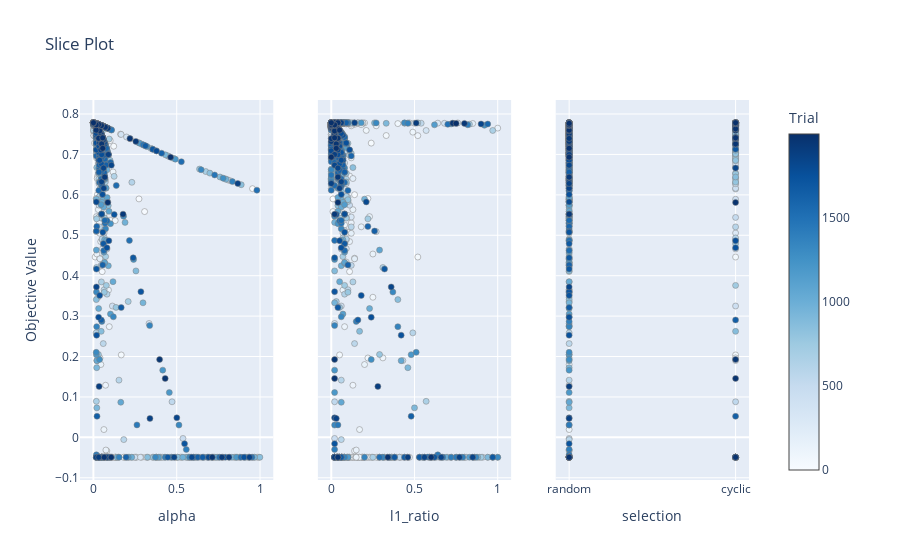

Notebook code cell kept with this figure:
### Code cell
optuna.visualization.plot_slice(study_en)

### Figure 1 — Plotly figure (JSON) as saved in the notebook; plotly's stock layout.template omitted (floating-point values rounded to 4 significant figures; data arrays with more than 128 entries replaced by an {"elided": "..."} marker saying what was removed)
{"data": [{"marker": {"color": {"elided": "2000 int values"}, "colorbar": {"title": {"text": "Trial"}, "x": 1, "xpad": 40}, "colorscale": [[0, "rgb(247,251,255)"], [0.125, "rgb(222,235,247)"], [0.25, "rgb(198,219,239)"], [0.375, "rgb(158,202,225)"], [0.5, "rgb(107,174,214)"], [0.625, "rgb(66,146,198)"], [0.75, "rgb(33,113,181)"], [0.875, "rgb(8,81,156)"], [1, "rgb(8,48,107)"]], "line": {"color": "Grey", "width": 0.5}, "showscale": true}, "mode": "markers", "showlegend": false, "type": "scatter", "x": {"elided": "2000 float values"}, "xaxis": "x", "y": {"elided": "2000 float values"}, "yaxis": "y"}, {"marker": {"color": {"elided": "2000 int values"}, "colorbar": {"title": {"text": "Trial"}, "x": 1, "xpad": 40}, "colorscale": [[0, "rgb(247,251,255)"], [0.125, "rgb(222,235,247)"], [0.25, "rgb(198,219,239)"], [0.375, "rgb(158,202,225)"], [0.5, "rgb(107,174,214)"], [0.625, "rgb(66,146,198)"], [0.75, "rgb(33,113,181)"], [0.875, "rgb(8,81,156)"], [1, "rgb(8,48,107)"]], "line": {"color": "Grey", "width": 0.5}, "showscale": false}, "mode": "markers", "showlegend": false, "type": "scatter", "x": {"elided": "2000 float values"}, "xaxis": "x2", "y": {"elided": "2000 float values"}, "yaxis": "y2"}, {"marker": {"color": {"elided": "2000 int values"}, "colorbar": {"title": {"text": "Trial"}, "x": 1, "xpad": 40}, "colorscale": [[0, "rgb(247,251,255)"], [0.125, "rgb(222,235,247)"], [0.25, "rgb(198,219,239)"], [0.375, "rgb(158,202,225)"], [0.5, "rgb(107,174,214)"], [0.625, "rgb(66,146,198)"], [0.75, "rgb(33,113,181)"], [0.875, "rgb(8,81,156)"], [1, "rgb(8,48,107)"]], "line": {"color": "Grey", "width": 0.5}, "showscale": false}, "mode": "markers", "showlegend": false, "type": "scatter", "x": {"elided": "2000 str values"}, "xaxis": "x3", "y": {"elided": "2000 float values"}, "yaxis": "y3"}], "layout": {"title": {"text": "Slice Plot"}, "xaxis": {"anchor": "y", "domain": [0, 0.2889], "title": {"text": "alpha"}}, "xaxis2": {"anchor": "y2", "domain": [0.3556, 0.6444], "title": {"text": "l1_ratio"}}, "xaxis3": {"anchor": "y3", "domain": [0.7111, 1], "title": {"text": "selection"}}, "yaxis": {"anchor": "x", "domain": [0, 1], "title": {"text": "Objective Value"}}, "yaxis2": {"anchor": "x2", "domain": [0, 1], "matches": "y", "showticklabels": false}, "yaxis3": {"anchor": "x3", "domain": [0, 1], "matches": "y", "showticklabels": false}}}
